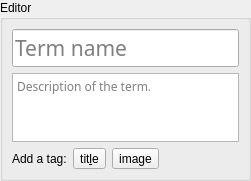
<?xml version="1.0" encoding="UTF-8"?>
<ui version="4.0">
 <author>Niko Humalamäki</author>
 <class>TermEditor</class>
 <widget class="QWidget" name="TermEditor">
  <property name="geometry">
   <rect>
    <x>0</x>
    <y>0</y>
    <width>251</width>
    <height>181</height>
   </rect>
  </property>
  <property name="windowTitle">
   <string>Form</string>
  </property>
  <property name="autoFillBackground">
   <bool>false</bool>
  </property>
  <layout class="QVBoxLayout" name="verticalLayout">
   <property name="sizeConstraint">
    <enum>QLayout::SetMaximumSize</enum>
   </property>
   <property name="leftMargin">
    <number>0</number>
   </property>
   <property name="topMargin">
    <number>0</number>
   </property>
   <property name="rightMargin">
    <number>0</number>
   </property>
   <property name="bottomMargin">
    <number>0</number>
   </property>
   <item>
    <widget class="QGroupBox" name="groupBox">
     <property name="locale">
      <locale language="English" country="UnitedKingdom"/>
     </property>
     <property name="title">
      <string>Editor</string>
     </property>
     <layout class="QVBoxLayout" name="verticalLayout_2">
      <property name="sizeConstraint">
       <enum>QLayout::SetDefaultConstraint</enum>
      </property>
      <item>
       <widget class="QLineEdit" name="lineEditTitle">
        <property name="font">
         <font>
          <family>Oxygen Mono</family>
          <pointsize>16</pointsize>
          <weight>50</weight>
          <bold>false</bold>
         </font>
        </property>
        <property name="text">
         <string/>
        </property>
        <property name="placeholderText">
         <string>Term name</string>
        </property>
       </widget>
      </item>
      <item>
       <widget class="QTextEdit" name="textEditContent">
        <property name="enabled">
         <bool>true</bool>
        </property>
        <property name="sizePolicy">
         <sizepolicy hsizetype="Expanding" vsizetype="Expanding">
          <horstretch>0</horstretch>
          <verstretch>0</verstretch>
         </sizepolicy>
        </property>
        <property name="font">
         <font>
          <family>Oxygen Mono</family>
         </font>
        </property>
        <property name="sizeAdjustPolicy">
         <enum>QAbstractScrollArea::AdjustToContents</enum>
        </property>
        <property name="placeholderText">
         <string>Description of the term.</string>
        </property>
       </widget>
      </item>
      <item>
       <layout class="QGridLayout" name="gridLayout_2">
        <item row="0" column="2">
         <widget class="QToolButton" name="addTitleToolButton">
          <property name="text">
           <string>tit&amp;le</string>
          </property>
          <property name="arrowType">
           <enum>Qt::NoArrow</enum>
          </property>
         </widget>
        </item>
        <item row="0" column="4">
         <spacer name="horizontalSpacer">
          <property name="orientation">
           <enum>Qt::Horizontal</enum>
          </property>
          <property name="sizeHint" stdset="0">
           <size>
            <width>40</width>
            <height>20</height>
           </size>
          </property>
         </spacer>
        </item>
        <item row="0" column="3">
         <widget class="QToolButton" name="addImageToolButton">
          <property name="text">
           <string>image</string>
          </property>
         </widget>
        </item>
        <item row="0" column="1">
         <widget class="QLabel" name="addTagLabel">
          <property name="text">
           <string>Add a tag:</string>
          </property>
         </widget>
        </item>
       </layout>
      </item>
     </layout>
    </widget>
   </item>
  </layout>
 </widget>
 <resources/>
 <connections/>
 <designerdata>
  <property name="gridDeltaX">
   <number>10</number>
  </property>
  <property name="gridDeltaY">
   <number>10</number>
  </property>
  <property name="gridSnapX">
   <bool>true</bool>
  </property>
  <property name="gridSnapY">
   <bool>true</bool>
  </property>
  <property name="gridVisible">
   <bool>true</bool>
  </property>
 </designerdata>
</ui>
